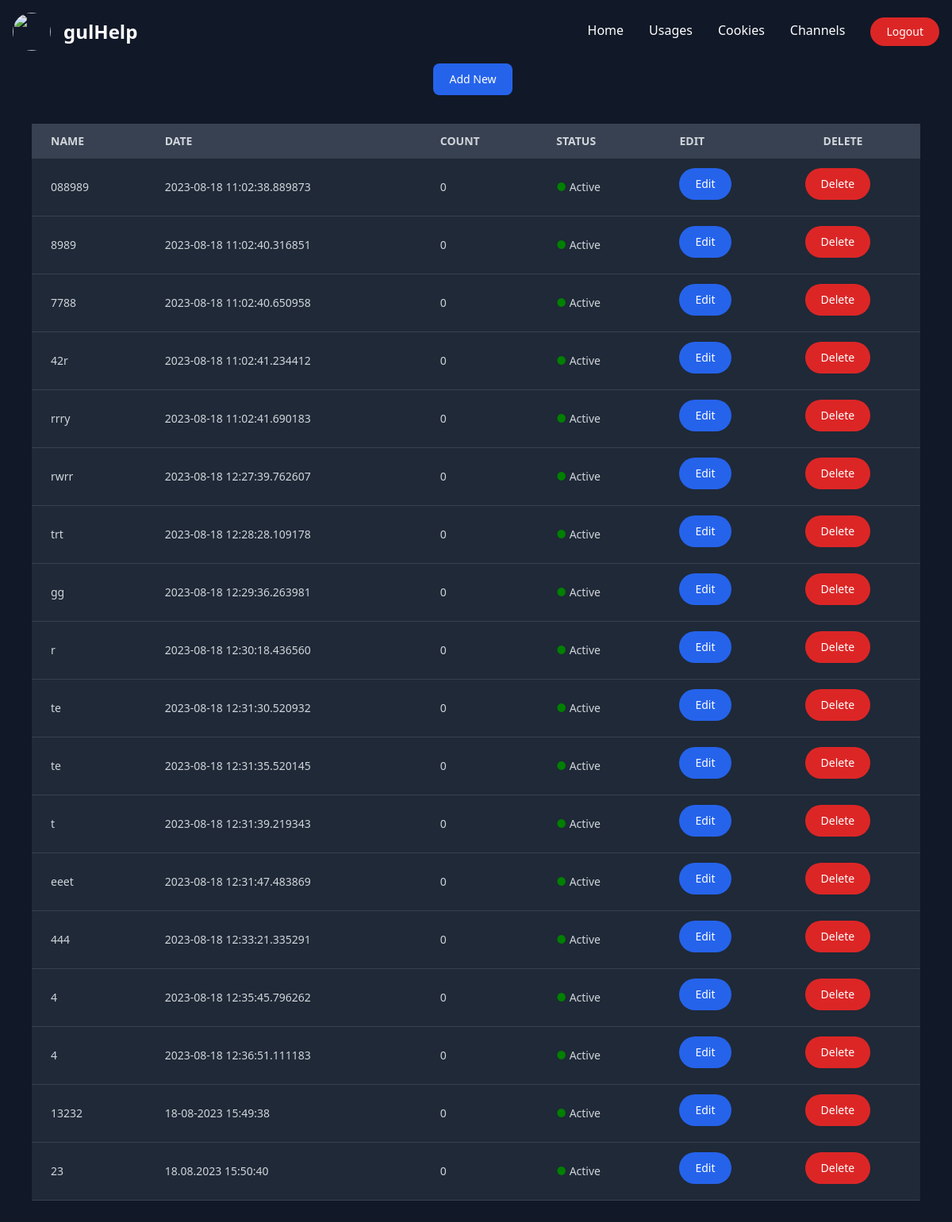
The app's page /cookies/ (signed in), older data.
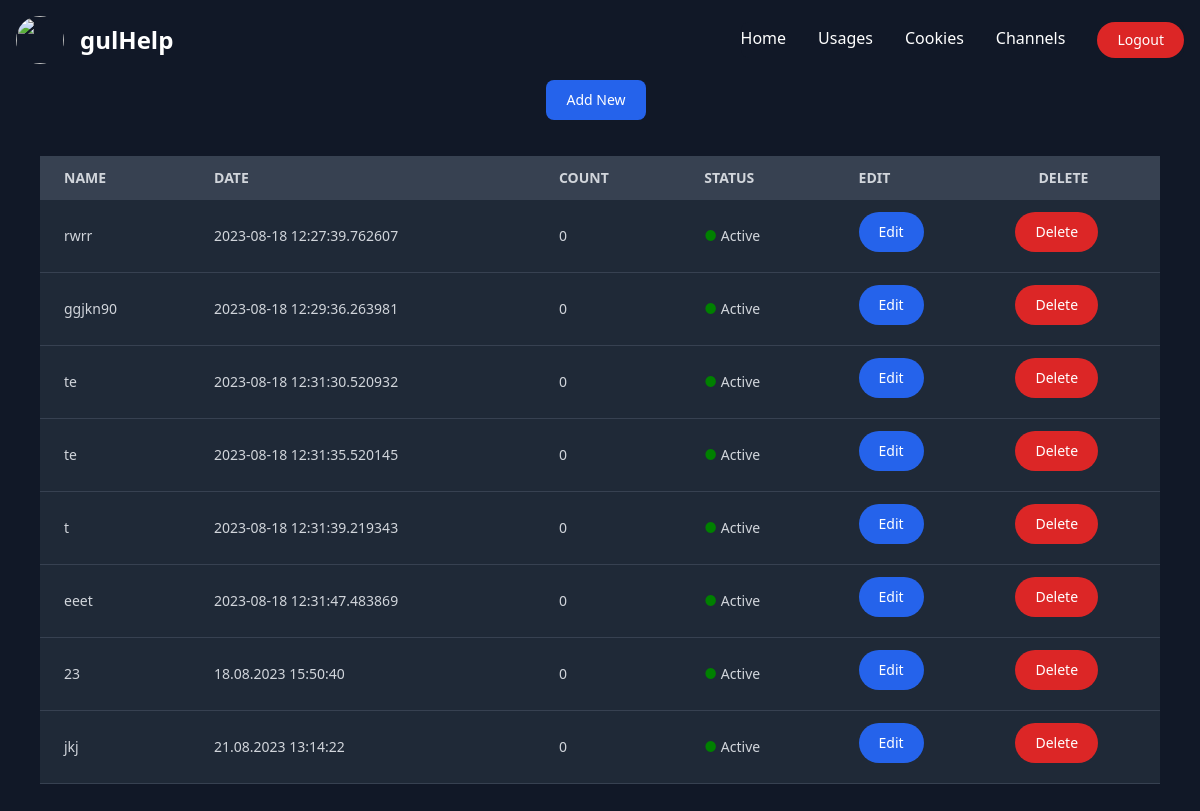
The same page, newer data.
### dashboard/models.py (models this page shows)
class Cookie(models.Model):
    cookie_name = models.CharField(max_length=255)
    cookie_text = models.TextField()
    cookie_date = models.CharField(max_length=255)
    cookie_count = models.IntegerField(default=0)
    cookie_limit = models.IntegerField(default=20)
    cookie_status = models.BooleanField(default=True)
    cookie_is_current = models.BooleanField()

### dashboard/views.py (the view)
# urls.py: path("cookies/", login_required(views.cookies), name="cookies"),
def cookies(request):
    context = {
        'cookies' : Cookie.objects.all()
    }
    return render(request, "cookies.html", context)

### dashboard/templates/cookies.html (shortened to what this page needs)
{% extends "master.html" %} {% block content %}
<div class="justify-center flex">
    <button
        id="cookie-add-btn"
        type="button"
        class="text-white focus:ring-4 font-medium rounded-lg text-sm px-5 py-2.5 mr-2 mb-2 bg-blue-600 hover:bg-blue-700 focus:outline-none focus:ring-blue-800"
    >
        Add New
    </button>
</div>
<div id="main-cookies-table" class="relative overflow-x-auto px-10 py-7">
    <table class="w-full text-sm text-left text-gray-500 table-fixed">
        <thead class="text-md text-gray-300 uppercase bg-gray-700">
            <tr>
                <th scope="col" class="px-6 py-3">name</th>
                <th scope="col" class="px-6 py-3">date</th>
                <th scope="col" class="px-6 py-3">count</th>
                <th scope="col" class="px-6 py-3">status</th>
                <th scope="col" class="px-6 py-3">edit</th>
                <th scope="col" class="px-6 py-3">delete</th>
            </tr>
        </thead>
        <tbody id="main-tbody">
            {% for cookie in cookies %}
            <tr
                id="cookie-{{ cookie.pk }}"
                class="border-b bg-gray-800 border-gray-700 hover:bg-gray-600 text-gray-300"
            >
                <td class="px-6 py-4">{{ cookie.cookie_name }}</td>
                <td class="px-6 py-4">{{ cookie.cookie_date }}</td>
                <td class="px-6 py-4">{{ cookie.cookie_count }}</td>
                <td class="px-6 py-4">
                    {% if cookie.cookie_status %}
                    <span style="color: green">●</span> Active {% else %}
                    <span style="color: red">●</span> Deactive {% endif %}
                </td>
                <td scope="col" class="px-6 py-3">
                    <button
                        data-cookie-pk="{{ cookie.pk }}"
                        data-cookie-name="{{ cookie.cookie_name }}"
                        type="button"
                        class="edit-btn text-white focus:outline-none focus:ring-4 font-medium rounded-full text-sm px-5 py-2.5 text-center mr-2 mb-2 bg-blue-600 hover:bg-blue-700 focus:ring-blue-800"
                    >
                        Edit
                    </button>
                </td>
                <td>
                    <button
                        data-cookie-pk="{{ cookie.pk }}"
                        data-cookie-name="{{ cookie.cookie_name }}"
                        type="button"
                        class="delete-btn text-white focus:outline-none focus:ring-4 font-medium rounded-full text-sm px-5 py-2.5 text-center mr-2 mb-2 bg-red-600 hover:bg-red-700 focus:ring-red-800"
                    >
                        Delete
                    </button>
                </td>
            </tr>
            {% endfor %}
        </tbody>
    </table>
</div>
{% endblock %}

Row changes from the older to the newer data that the page shows:
removed Cookie: cookie_name "088989", cookie_date "2023-08-18 11:02:38.889873", cookie_count "0", cookie_status "Active"
removed Cookie: cookie_name "8989", cookie_date "2023-08-18 11:02:40.316851", cookie_count "0", cookie_status "Active"
removed Cookie: cookie_name "7788", cookie_date "2023-08-18 11:02:40.650958", cookie_count "0", cookie_status "Active"
removed Cookie: cookie_name "42r", cookie_date "2023-08-18 11:02:41.234412", cookie_count "0", cookie_status "Active"
removed Cookie: cookie_name "rrry", cookie_date "2023-08-18 11:02:41.690183", cookie_count "0", cookie_status "Active"
removed Cookie: cookie_name "trt", cookie_date "2023-08-18 12:28:28.109178", cookie_count "0", cookie_status "Active"
removed Cookie: cookie_name "r", cookie_date "2023-08-18 12:30:18.436560", cookie_count "0", cookie_status "Active"
removed Cookie: cookie_name "444", cookie_date "2023-08-18 12:33:21.335291", cookie_count "0", cookie_status "Active"
removed Cookie: cookie_name "4", cookie_date "2023-08-18 12:35:45.796262", cookie_count "0", cookie_status "Active"
removed Cookie: cookie_name "4", cookie_date "2023-08-18 12:36:51.111183", cookie_count "0", cookie_status "Active"
removed Cookie: cookie_name "13232", cookie_date "18-08-2023 15:49:38", cookie_count "0", cookie_status "Active"
changed Cookie: cookie_name "gg" → "ggjkn90"
added Cookie: cookie_name "jkj", cookie_date "21.08.2023 13:14:22", cookie_count "0", cookie_status "Active"
